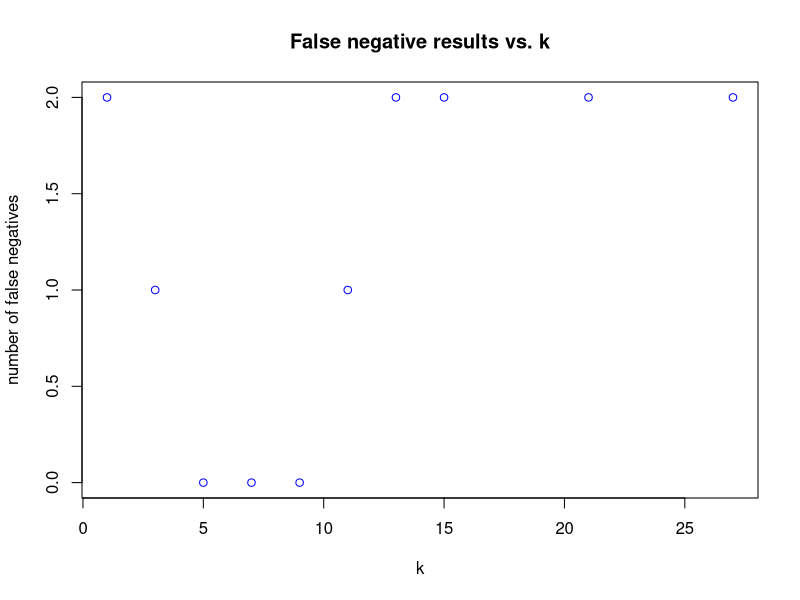
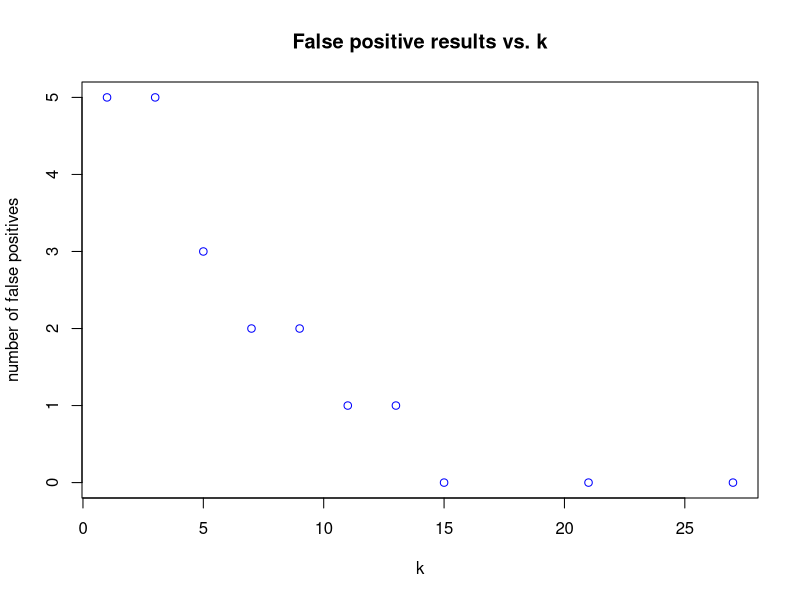

Write the R code that produced these figures, in order.
library(class)
library(gmodels)

#----------------------exploring and preparing the data----------------------
setwd("C:/Users/joann/Desktop/4GL/zad1")
# first column (id) is obsolete
mydata = read.csv("dataset_cancer_diagnosis.csv")
mydata <- mydata[-1] 
mydata$diagnosis <- factor(mydata$diagnosis, levels = c("B", "M"), labels = c("Benign", "Malignant"));

# normalization needs to be applied to rescale the attributes
normalize <- function(x) {	return ((x - min(x)) / (max(x) - min(x)))	}
mydata_normalized <- as.data.frame(lapply(mydata[2:31], normalize)) 

# data is split into two sets: 469 records for learning and 100 records for testing 
mydata_train <- mydata_normalized[1:469, ]
mydata_test <- mydata_normalized[470:569, ]

# labels which store the diagnosis factor
mydata_train_labels <- mydata[1:469, 1]
mydata_test_labels <- mydata[470:569, 1]

#----------------------training a model on the data----------------------
#k=21
mydata_test_pred_21 <- knn(train = mydata_train, test = mydata_test,cl = mydata_train_labels, k=21)
cross = CrossTable(x = mydata_test_labels, y = mydata_test_pred_21, prop.chisq=FALSE)$t 
list_false_negatives <- cross[2]
list_false_positives <- cross[3]

#----------------------improving model performance----------------------
#k=1
mydata_test_pred_1 <- knn(train = mydata_train, test = mydata_test,cl = mydata_train_labels, k=1)
cross = CrossTable(x = mydata_test_labels, y = mydata_test_pred_1, prop.chisq=FALSE)$t 
list_false_negatives <- append(list_false_negatives, cross[2])
list_false_positives <- append(list_false_positives, cross[3])

#k=3
mydata_test_pred_3 <- knn(train = mydata_train, test = mydata_test,cl = mydata_train_labels, k=3)
cross = CrossTable(x = mydata_test_labels, y = mydata_test_pred_3, prop.chisq=FALSE)$t 
list_false_negatives <- append(list_false_negatives, cross[2])
list_false_positives <- append(list_false_positives, cross[3])

#k=5
mydata_test_pred_5 <- knn(train = mydata_train, test = mydata_test,cl = mydata_train_labels, k=5)
cross = CrossTable(x = mydata_test_labels, y = mydata_test_pred_5, prop.chisq=FALSE)$t 
list_false_negatives <- append(list_false_negatives, cross[2])
list_false_positives <- append(list_false_positives, cross[3])

#k=7
mydata_test_pred_7 <- knn(train = mydata_train, test = mydata_test,cl = mydata_train_labels, k=7)
cross = CrossTable(x = mydata_test_labels, y = mydata_test_pred_7, prop.chisq=FALSE)$t 
list_false_negatives <- append(list_false_negatives, cross[2])
list_false_positives <- append(list_false_positives, cross[3])

#k=9
mydata_test_pred_9 <- knn(train = mydata_train, test = mydata_test,cl = mydata_train_labels, k=9)
cross = CrossTable(x = mydata_test_labels, y = mydata_test_pred_9, prop.chisq=FALSE)$t 
list_false_negatives <- append(list_false_negatives, cross[2])
list_false_positives <- append(list_false_positives, cross[3])

#k=11
mydata_test_pred_11 <- knn(train = mydata_train, test = mydata_test,cl = mydata_train_labels, k=11)
cross = CrossTable(x = mydata_test_labels, y = mydata_test_pred_11, prop.chisq=FALSE)$t 
list_false_negatives <- append(list_false_negatives, cross[2])
list_false_positives <- append(list_false_positives, cross[3])

#k=13
mydata_test_pred_13 <- knn(train = mydata_train, test = mydata_test,cl = mydata_train_labels, k=13)
cross = CrossTable(x = mydata_test_labels, y = mydata_test_pred_13, prop.chisq=FALSE)$t 
list_false_negatives <- append(list_false_negatives, cross[2])
list_false_positives <- append(list_false_positives, cross[3])

#k=15
mydata_test_pred_15 <- knn(train = mydata_train, test = mydata_test,cl = mydata_train_labels, k=15)
cross = CrossTable(x = mydata_test_labels, y = mydata_test_pred_15, prop.chisq=FALSE)$t
list_false_negatives <- append(list_false_negatives, cross[2])
list_false_positives <- append(list_false_positives, cross[3])

#k=27
mydata_test_pred_27 <- knn(train = mydata_train, test = mydata_test,cl = mydata_train_labels, k=27)
cross = CrossTable(x = mydata_test_labels, y = mydata_test_pred_27, prop.chisq=FALSE)$t 
list_false_negatives <- append(list_false_negatives, cross[2])
list_false_positives <- append(list_false_positives, cross[3])

# drawing two plots to find the best k
x <- c(21, 1, 3, 5, 7, 9, 11, 13, 15, 27)
y1 <- list_false_negatives
y2 <- list_false_positives

plot(x,y1, type = "p",col = "blue", xlab = "k", ylab = "number of false negatives", main = "False negative results vs. k")
plot(x,y2, type = "p",col = "blue", xlab = "k", ylab = "number of false positives", main = "False positive results vs. k")
